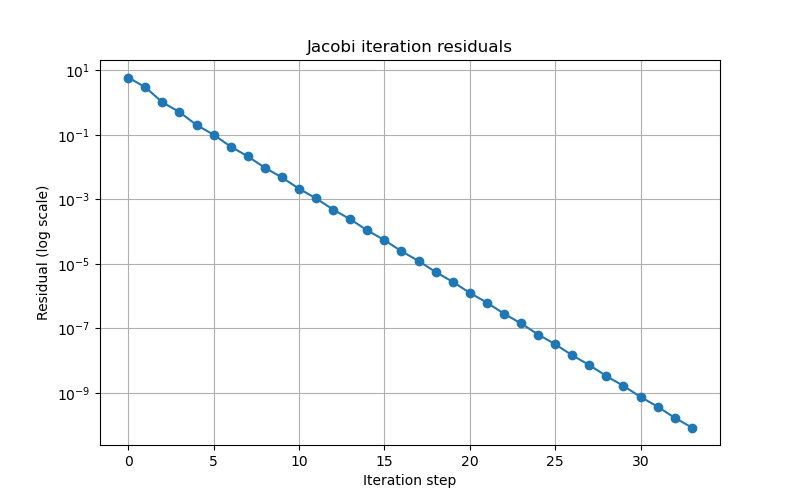

Reproduce this figure in Python.
import numpy as np
import matplotlib.pyplot as plt

# 目标函数
def f(x):
    return 1 / (1 + 25 * x ** 2)

# 生成等分节点
def equidistant_nodes(a, b, n):
    return np.linspace(a, b, n + 1)

# 构造三次样条插值的三对角线性方程组（自然边界条件）
def cubic_spline_system(x, y):
    n = len(x) - 1
    h = np.diff(x)
    A = np.zeros((n + 1, n + 1))
    b = np.zeros(n + 1)
    A[0, 0] = 1
    A[n, n] = 1
    for i in range(1, n):
        A[i, i - 1] = h[i - 1]
        A[i, i] = 2 * (h[i - 1] + h[i])
        A[i, i + 1] = h[i]
        b[i] = 6 * ((y[i + 1] - y[i]) / h[i] - (y[i] - y[i - 1]) / h[i - 1])
    return A, b

# 判断Jacobi迭代是否收敛（严格对角占优或谱半径）
def is_jacobi_convergent(A):
    # 严格对角占优判据
    diag = np.abs(np.diag(A))
    off_diag_sum = np.sum(np.abs(A), axis=1) - diag
    if np.all(diag > off_diag_sum):
        return True, "Strictly diagonally dominant"
    # 谱半径判据
    D = np.diag(np.diag(A))
    R = A - D
    D_inv = np.linalg.inv(D)
    G = -D_inv @ R
    eigvals = np.linalg.eigvals(G)
    spectral_radius = max(abs(eigvals))
    return spectral_radius < 1, f"Spectral radius = {spectral_radius:.4f}"

# Jacobi迭代
def jacobi_iteration(A, b, x0=None, tol=1e-10, max_iter=500):
    n = len(b)
    if x0 is None:
        x = np.zeros(n)
    else:
        x = x0.copy()
    D = np.diag(A)
    R = A - np.diagflat(D)
    residuals = []
    for k in range(max_iter):
        x_new = (b - np.dot(R, x)) / D
        res = np.linalg.norm(np.dot(A, x_new) - b, ord=np.inf)
        residuals.append(res)
        if res < tol:
            break
        x = x_new
    return x, residuals

if __name__ == "__main__":
    a, b = -1, 1
    n = 10
    x_nodes = equidistant_nodes(a, b, n)
    y_nodes = f(x_nodes)
    A, rhs = cubic_spline_system(x_nodes, y_nodes)

    # 判断Jacobi迭代是否收敛
    convergent, reason = is_jacobi_convergent(A)
    print("Jacobi convergence:", convergent, "| Reason:", reason)

    # Jacobi迭代
    x0 = np.zeros_like(rhs)
    sol, residuals = jacobi_iteration(A, rhs, x0=x0, tol=1e-10, max_iter=500)
    print("Jacobi solution (second derivatives at nodes):")
    print(sol)

    # 绘制残差曲线
    plt.figure(figsize=(8, 5))
    plt.semilogy(residuals, marker='o')
    plt.xlabel("Iteration step")
    plt.ylabel("Residual (log scale)")
    plt.title("Jacobi iteration residuals")
    plt.grid(True)
    plt.show()

# =========================
# 中文说明：
# 本代码实现了三次样条插值法中三对角线性方程组的Jacobi迭代收敛性判断与迭代求解。
# 1. is_jacobi_convergent函数先用严格对角占优判据判断收敛性，若不满足，再用谱半径判据判断。
# 2. jacobi_iteration函数实现Jacobi迭代，记录每步残差（无穷范数），并返回解和残差序列。
# 3. 主程序部分输出Jacobi迭代是否收敛及原因，给出迭代解，并绘制残差随迭代步数的下降曲线（对数坐标）。
# 4. 你可以修改n的值，观察不同插值节点数下Jacobi迭代的收敛性和残差下降速度。
# ========================= 
